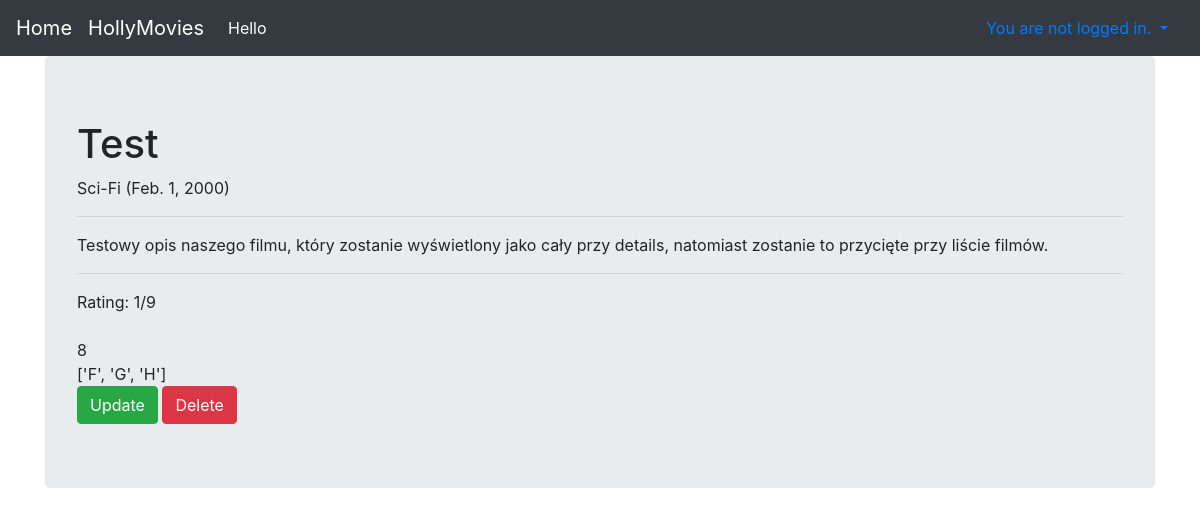
Page /movie/35/ on the committed database.
### viewer/models.py (models this page shows, shortened)
class Movie(Model):
    title = CharField(max_length=170)
    genre = ForeignKey(Genre, on_delete=DO_NOTHING)
    rating = IntegerField()
    released = DateField()
    description = TextField()
    created = DateTimeField(auto_now_add=True)

class Genre(Model):
    name = CharField(max_length=128)

### viewer/views.py (the view)
# urls.py: path('movie/<int:pk>/', MovieDetailsView.as_view(), name="movie_details"),
class MovieDetailsView(DetailView):
    template_name = 'detail.html'
    model = Movie
    extra_context = {'lista': ['A', 'B', 'C', 'D', 'E', 'F', 'G', 'H']}

### viewer/templates/detail.html (shortened to what this page needs)
{% extends "base.html" %}
{% block content %}
{% autoescape on %}
<h1>{{ object.title }}</h1>
{{ object.genre.name }} ({{ object.released }})<br>
<hr>
{{ object.description | linebreaksbr }}
<hr>
Rating: {{ object.rating }}/9 <br>
<br>
{{ lista | length }} <br>
{{ lista | slice:"5:" }}
<br>
{% endautoescape %}
<a href="{% url 'viewer:movie_update' object.id %}" class="btn btn-success">Update</a>
<a href="{% url 'viewer:movie_delete' object.id %}" class="btn btn-danger">Delete</a>
{% endblock %}

### rows in the picture
Movie: title "Test", genre.name "Sci-Fi", released "Feb. 1, 2000", description "Testowy opis naszego filmu, który zostanie wyświetlony jako cały przy details, natomiast zostanie to przycięte przy liście filmów.", rating "1"

### other values in the picture
{{ lista | length }} "8"
{{ lista | slice:"5:" }} "['F', 'G', 'H']"
